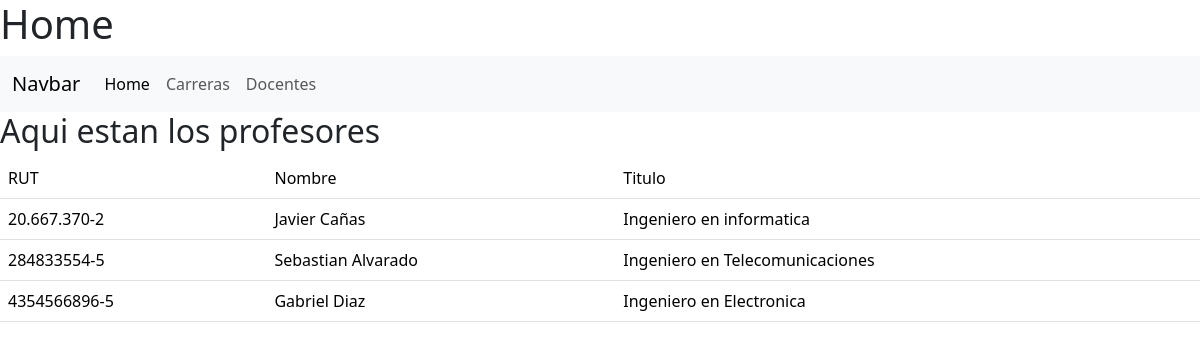
Page /docentes on the committed database.
### core/models.py (models this page shows, shortened)
class Docente(models.Model):
    rut = models.CharField(max_length=20, verbose_name="RUT")
    nombre = models.CharField(max_length=20, verbose_name="Nombre")
    titulo = models.CharField(max_length=50, verbose_name="Titulo")

### core/views.py (the view)
# urls.py: path('docentes', views.docentes, name="docentes"),
def docentes(request):
    titulo="Aqui estan los profesores"
    lista_docentes = Docente.objects.all()
    data = {
        "titulo":titulo,
        "lista_docentes":lista_docentes,
    }
    return render(request,'core/docentes.html', data)

### core/templates/core/docentes.html
{% extends 'core/base.html'%}
{%block content %}
    <h2>{{ titulo }}</h2>
    <table class="table table-hover">
        <thead>
            <tr>
                <td>RUT</td>
                <td>Nombre</td>
                <td>Titulo</td>
            </tr>
        </thead>
        <tbody>
            {% for docente in lista_docentes %}
            <tr>
                <td>{{docente.rut}}</td>
                <td>{{docente.nombre}}</td>
                <td>{{docente.titulo}}</td>
            </tr>
            {% endfor %}
        </tbody>
{% endblock %}

### rows in the picture
Docente: rut "20.667.370-2", nombre "Javier Cañas", titulo "Ingeniero en informatica"
Docente: rut "284833554-5", nombre "Sebastian Alvarado", titulo "Ingeniero en Telecomunicaciones"
Docente: rut "4354566896-5", nombre "Gabriel Diaz", titulo "Ingeniero en Electronica"

### other values in the picture
{{ titulo }} "Aqui estan los profesores"
